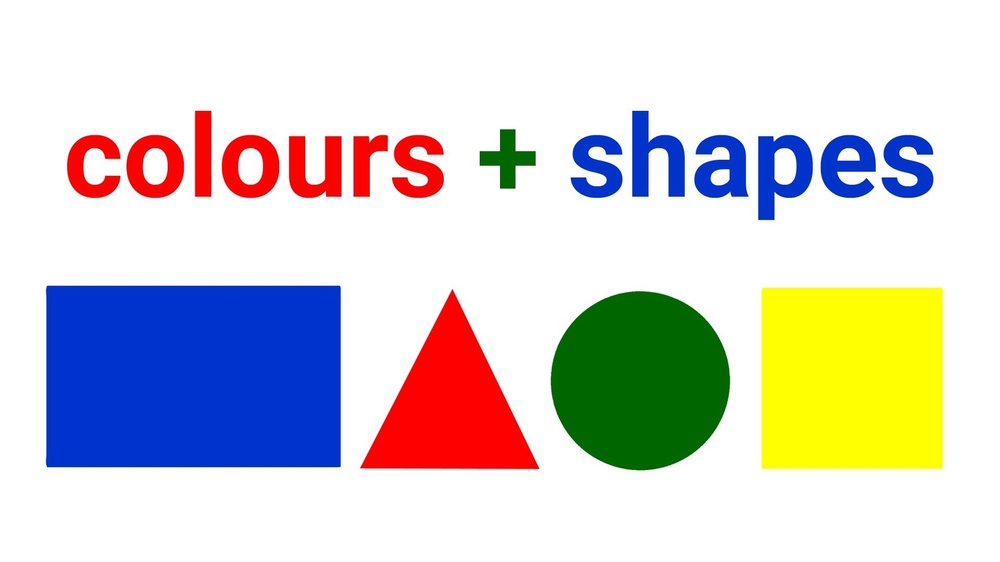
#> input picture color.jpg, 1000 x 562 px, shrunk from 1920 x 1080 before the run
$ python shape_of_color.py --image color.jpg
#> lines starting #> are read from the running program, lines starting #| are printed output that depends on the picture; after the words box and inside, x2 and y2 are one past the last pixel; in counts of white or black regions, pixels touching at a corner belong together
### Function : detect the shape of an specific color
### Option :
###     -i/--image : input image
import cv2
import numpy as np
import argparse
import imutils

#create input option
ap = argparse.ArgumentParser()
ap.add_argument('-i', '--image', help='path to image')
args = vars(ap.parse_args())


def shape_of_color (image):
#> called with image = 'color.jpg'
    i_img = cv2.imread(image)
#> i_img is the input picture: shape (562, 1000, 3); mean B, G, R 208.2, 209.9, 211.8
    o_img = i_img.copy()

    alpha = 1.3         # constrast : 1.0 -> 3.0
    beta = 0            # brightness : 0 -> 100
    aj_img = cv2.convertScaleAbs(i_img, alpha = alpha, beta = beta)
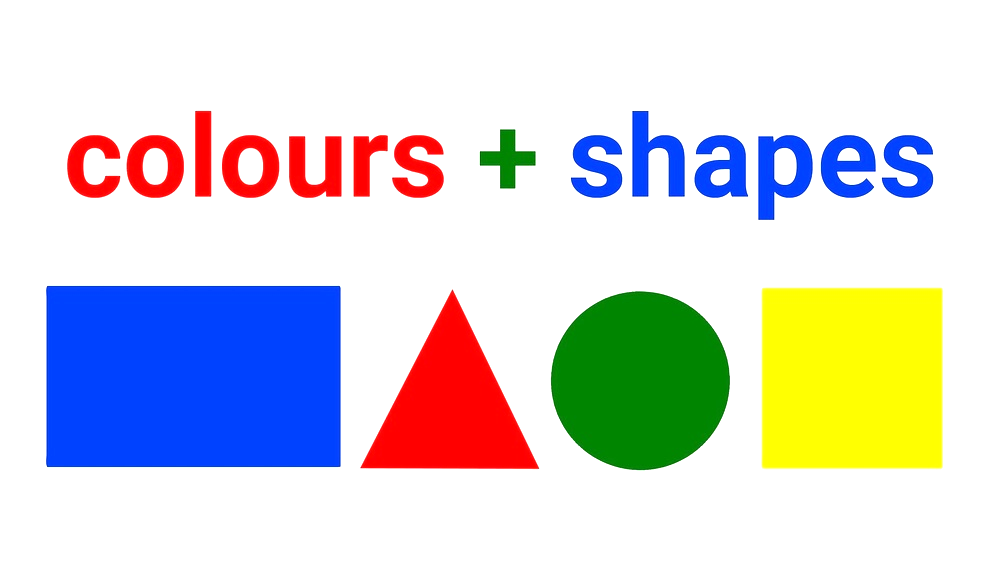
#> aj_img: shape (562, 1000, 3); mean B, G, R 215.1, 213.8, 212.8
    blur_img = cv2.GaussianBlur(aj_img, (5, 5), 0)

    #lo_color_range = np.array([150, 0, 0])    #BGR, detect blue shape
    #hi_color_range = np.array([255, 150, 150])
    lo_color_range = np.array([0, 150, 150])    #BGR, detect yellow shape
    hi_color_range = np.array([150, 255, 255])

    mask = cv2.inRange(i_img, lo_color_range, hi_color_range)
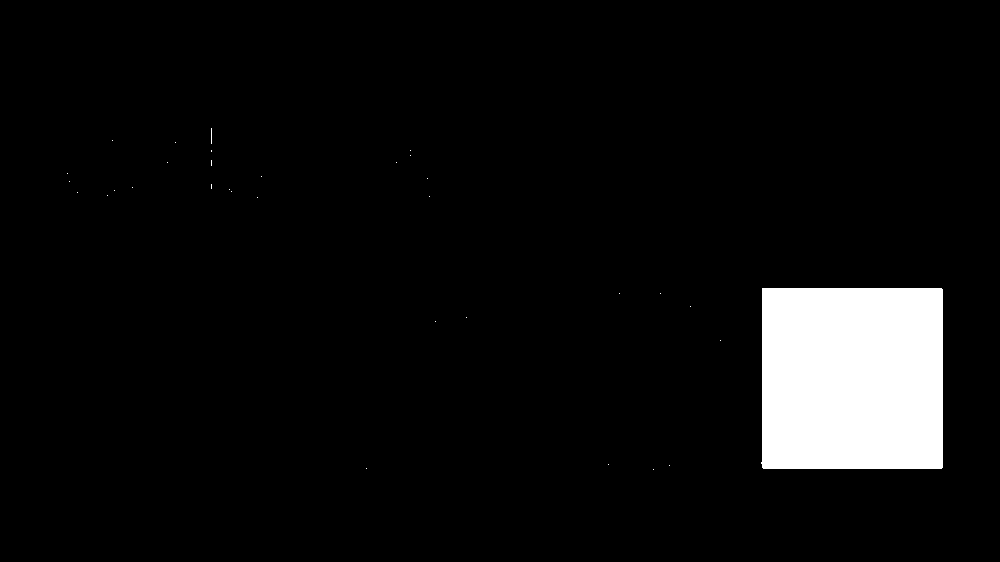
#> mask: shape (562, 1000); 5.8% white; 33 white regions (32 under 20 px)
    cnts = cv2.findContours(mask.copy(), cv2.RETR_EXTERNAL, cv2.CHAIN_APPROX_SIMPLE)
#> cnts = 33 contours, 32 with area under 20; largest, box (x1, y1, x2, y2) and area: (761, 288, 943, 469) 32400
    cnts = imutils.grab_contours(cnts)
    for c in cnts:
        cv2.drawContours(o_img, [c], -1, (0,255,0), 2)
        print (c.shape)
#> this loop made 33 passes
#> c on passes 1, 2, 3, 4, 5, 6, 7, 8, 9, 10, 12, 13: [[653, 469]], [[366, 468]], [[669, 465]], [[608, 464]], [[720, 340]], [[435, 321]], [[466, 317]], [[690, 306]], [[660, 293]], [[619, 293]], [[257, 197]], [[429, 196]]
#| (1, 1, 2)
#| (1, 1, 2)
#| (1, 1, 2)
#| (1, 1, 2)
#| (1, 1, 2)
#| (1, 1, 2)
#| (1, 1, 2)
#| (1, 1, 2)
#> (further printed lines are left out)
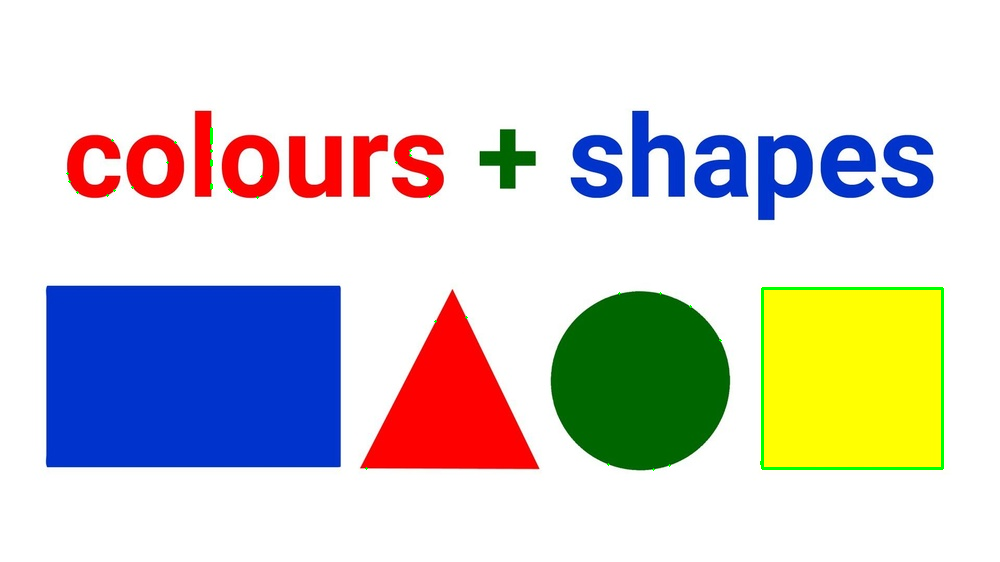
#> o_img: shape (562, 1000, 3); 0.43% of pixels changed, all inside (x1, y1, x2, y2) = (66, 127, 944, 471)

    cv2.namedWindow("window", cv2.WND_PROP_FULLSCREEN)
    cv2.imshow('window', np.hstack([i_img, o_img]))
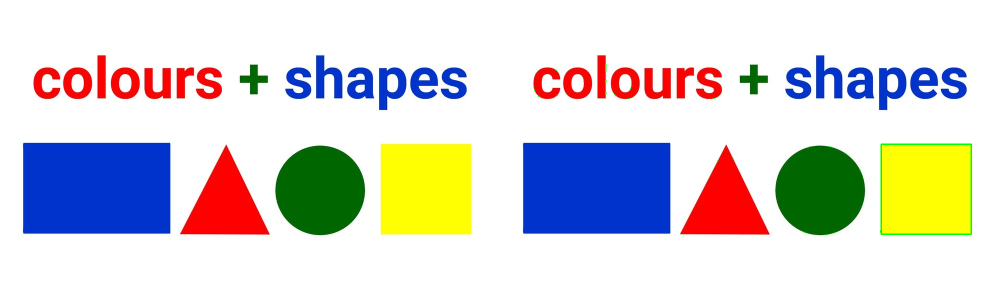
#> window 'window': shape (562, 2000, 3) (shown at 1/2 size); mean B, G, R 208, 210, 211.2
    cv2.waitKey(0)
    cv2.destroyAllWindows()

if __name__ == "__main__":
    shape_of_color(args['image'])
